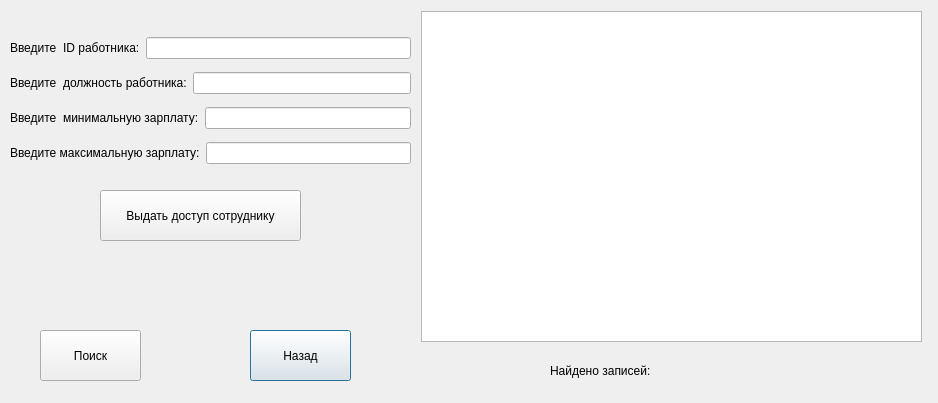
<?xml version="1.0" encoding="UTF-8"?>
<ui version="4.0">
 <class>selectWorkers</class>
 <widget class="QDialog" name="selectWorkers">
  <property name="geometry">
   <rect>
    <x>0</x>
    <y>0</y>
    <width>938</width>
    <height>403</height>
   </rect>
  </property>
  <property name="windowTitle">
   <string>Dialog</string>
  </property>
  <widget class="QTableWidget" name="tableWidget">
   <property name="geometry">
    <rect>
     <x>421</x>
     <y>11</y>
     <width>501</width>
     <height>331</height>
    </rect>
   </property>
  </widget>
  <widget class="QPushButton" name="pushButton_2">
   <property name="geometry">
    <rect>
     <x>250</x>
     <y>330</y>
     <width>101</width>
     <height>51</height>
    </rect>
   </property>
   <property name="text">
    <string>Назад</string>
   </property>
  </widget>
  <widget class="QWidget" name="layoutWidget">
   <property name="geometry">
    <rect>
     <x>10</x>
     <y>30</y>
     <width>401</width>
     <height>143</height>
    </rect>
   </property>
   <layout class="QVBoxLayout" name="verticalLayout_2">
    <item>
     <layout class="QHBoxLayout" name="horizontalLayout_11">
      <item>
       <widget class="QLabel" name="label_4">
        <property name="text">
         <string>Введите  ID работника:</string>
        </property>
       </widget>
      </item>
      <item>
       <widget class="QLineEdit" name="lineEdit_8"/>
      </item>
     </layout>
    </item>
    <item>
     <layout class="QHBoxLayout" name="horizontalLayout_12">
      <item>
       <widget class="QLabel" name="label_17">
        <property name="text">
         <string>Введите  должность работника:</string>
        </property>
       </widget>
      </item>
      <item>
       <widget class="QLineEdit" name="lineEdit_9"/>
      </item>
     </layout>
    </item>
    <item>
     <layout class="QHBoxLayout" name="horizontalLayout_13">
      <item>
       <widget class="QLabel" name="label_7">
        <property name="text">
         <string>Введите  минимальную зарплату:</string>
        </property>
       </widget>
      </item>
      <item>
       <widget class="QLineEdit" name="lineEdit_10"/>
      </item>
     </layout>
    </item>
    <item>
     <layout class="QHBoxLayout" name="horizontalLayout_14">
      <item>
       <widget class="QLabel" name="label_10">
        <property name="text">
         <string>Введите максимальную зарплату:</string>
        </property>
       </widget>
      </item>
      <item>
       <widget class="QLineEdit" name="lineEdit_11"/>
      </item>
     </layout>
    </item>
   </layout>
  </widget>
  <widget class="QWidget" name="layoutWidget_3">
   <property name="geometry">
    <rect>
     <x>550</x>
     <y>360</y>
     <width>261</width>
     <height>22</height>
    </rect>
   </property>
   <layout class="QHBoxLayout" name="horizontalLayout_15">
    <item>
     <widget class="QLabel" name="label_11">
      <property name="text">
       <string>Найдено записей:</string>
      </property>
     </widget>
    </item>
    <item>
     <widget class="QLabel" name="label_12">
      <property name="text">
       <string/>
      </property>
     </widget>
    </item>
   </layout>
  </widget>
  <widget class="QPushButton" name="pushButton">
   <property name="geometry">
    <rect>
     <x>40</x>
     <y>330</y>
     <width>101</width>
     <height>51</height>
    </rect>
   </property>
   <property name="text">
    <string>Поиск</string>
   </property>
  </widget>
  <widget class="QPushButton" name="pushButton_3">
   <property name="geometry">
    <rect>
     <x>100</x>
     <y>190</y>
     <width>201</width>
     <height>51</height>
    </rect>
   </property>
   <property name="text">
    <string>Выдать доступ сотруднику</string>
   </property>
  </widget>
 </widget>
 <resources/>
 <connections/>
</ui>
